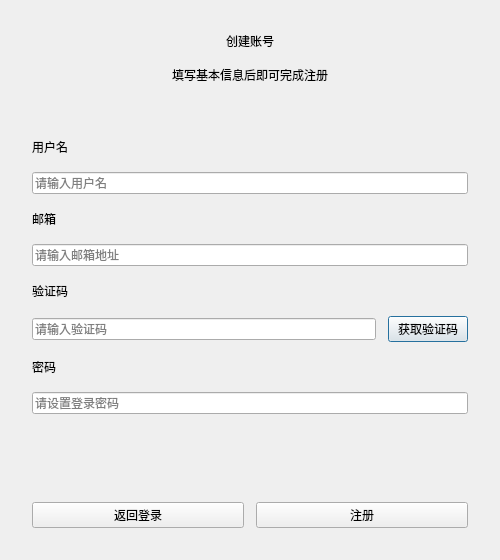
<?xml version="1.0" encoding="UTF-8"?>
<ui version="4.0">
 <class>RegisterDialog</class>
 <widget class="QDialog" name="RegisterDialog">
  <property name="geometry">
   <rect>
    <x>0</x>
    <y>0</y>
    <width>500</width>
    <height>560</height>
   </rect>
  </property>
  <property name="windowTitle">
   <string>&#x6CE8;&#x518C;</string>
  </property>
  <layout class="QVBoxLayout" name="verticalLayout_2">
   <property name="spacing">
    <number>16</number>
   </property>
   <property name="leftMargin">
    <number>32</number>
   </property>
   <property name="topMargin">
    <number>32</number>
   </property>
   <property name="rightMargin">
    <number>32</number>
   </property>
   <property name="bottomMargin">
    <number>32</number>
   </property>
   <item>
    <widget class="QLabel" name="label">
     <property name="text">
      <string>&#x521B;&#x5EFA;&#x8D26;&#x53F7;</string>
     </property>
     <property name="alignment">
      <set>Qt::AlignmentFlag::AlignCenter</set>
     </property>
    </widget>
   </item>
   <item>
    <widget class="QLabel" name="subtitleLabel">
     <property name="text">
      <string>&#x586B;&#x5199;&#x57FA;&#x672C;&#x4FE1;&#x606F;&#x540E;&#x5373;&#x53EF;&#x5B8C;&#x6210;&#x6CE8;&#x518C;</string>
     </property>
     <property name="alignment">
      <set>Qt::AlignmentFlag::AlignCenter</set>
     </property>
    </widget>
   </item>
   <item>
    <spacer name="topSpacer">
     <property name="orientation">
      <enum>Qt::Orientation::Vertical</enum>
     </property>
     <property name="sizeHint" stdset="0">
      <size>
       <width>20</width>
       <height>10</height>
      </size>
     </property>
    </spacer>
   </item>
   <item>
    <widget class="QLabel" name="userLabel">
     <property name="text">
      <string>&#x7528;&#x6237;&#x540D;</string>
     </property>
    </widget>
   </item>
   <item>
    <widget class="QLineEdit" name="userLineEdit">
     <property name="placeholderText">
      <string>&#x8BF7;&#x8F93;&#x5165;&#x7528;&#x6237;&#x540D;</string>
     </property>
    </widget>
   </item>
   <item>
    <widget class="QLabel" name="emailLabel">
     <property name="text">
      <string>&#x90AE;&#x7BB1;</string>
     </property>
    </widget>
   </item>
   <item>
    <widget class="QLineEdit" name="emailLineEdit">
     <property name="placeholderText">
      <string>&#x8BF7;&#x8F93;&#x5165;&#x90AE;&#x7BB1;&#x5730;&#x5740;</string>
     </property>
    </widget>
   </item>
   <item>
    <widget class="QLabel" name="codeLabel">
     <property name="text">
      <string>&#x9A8C;&#x8BC1;&#x7801;</string>
     </property>
    </widget>
   </item>
   <item>
    <layout class="QHBoxLayout" name="horizontalLayout_3">
     <property name="spacing">
      <number>12</number>
     </property>
     <item>
      <widget class="QLineEdit" name="codeLineEdit">
       <property name="placeholderText">
        <string>&#x8BF7;&#x8F93;&#x5165;&#x9A8C;&#x8BC1;&#x7801;</string>
       </property>
      </widget>
     </item>
     <item>
      <widget class="QPushButton" name="sendCodeButton">
       <property name="text">
        <string>&#x83B7;&#x53D6;&#x9A8C;&#x8BC1;&#x7801;</string>
       </property>
      </widget>
     </item>
    </layout>
   </item>
   <item>
    <widget class="QLabel" name="pswdLabel">
     <property name="text">
      <string>&#x5BC6;&#x7801;</string>
     </property>
    </widget>
   </item>
   <item>
    <widget class="QLineEdit" name="pswdLineEdit">
     <property name="echoMode">
      <enum>QLineEdit::EchoMode::Password</enum>
     </property>
     <property name="placeholderText">
      <string>&#x8BF7;&#x8BBE;&#x7F6E;&#x767B;&#x5F55;&#x5BC6;&#x7801;</string>
     </property>
    </widget>
   </item>
   <item>
    <widget class="QWidget" name="bottomGapWidget">
     <property name="minimumSize">
      <size>
       <width>0</width>
       <height>56</height>
      </size>
     </property>
     <property name="maximumSize">
      <size>
       <width>16777215</width>
       <height>56</height>
      </size>
     </property>
    </widget>
   </item>
   <item>
    <layout class="QHBoxLayout" name="horizontalLayout_5">
     <property name="spacing">
      <number>12</number>
     </property>
     <item>
      <widget class="QPushButton" name="cancelButton">
       <property name="text">
        <string>&#x8FD4;&#x56DE;&#x767B;&#x5F55;</string>
       </property>
      </widget>
     </item>
     <item>
      <widget class="QPushButton" name="registerButton">
       <property name="text">
        <string>&#x6CE8;&#x518C;</string>
       </property>
      </widget>
     </item>
    </layout>
   </item>
  </layout>
 </widget>
 <resources/>
 <connections/>
</ui>
